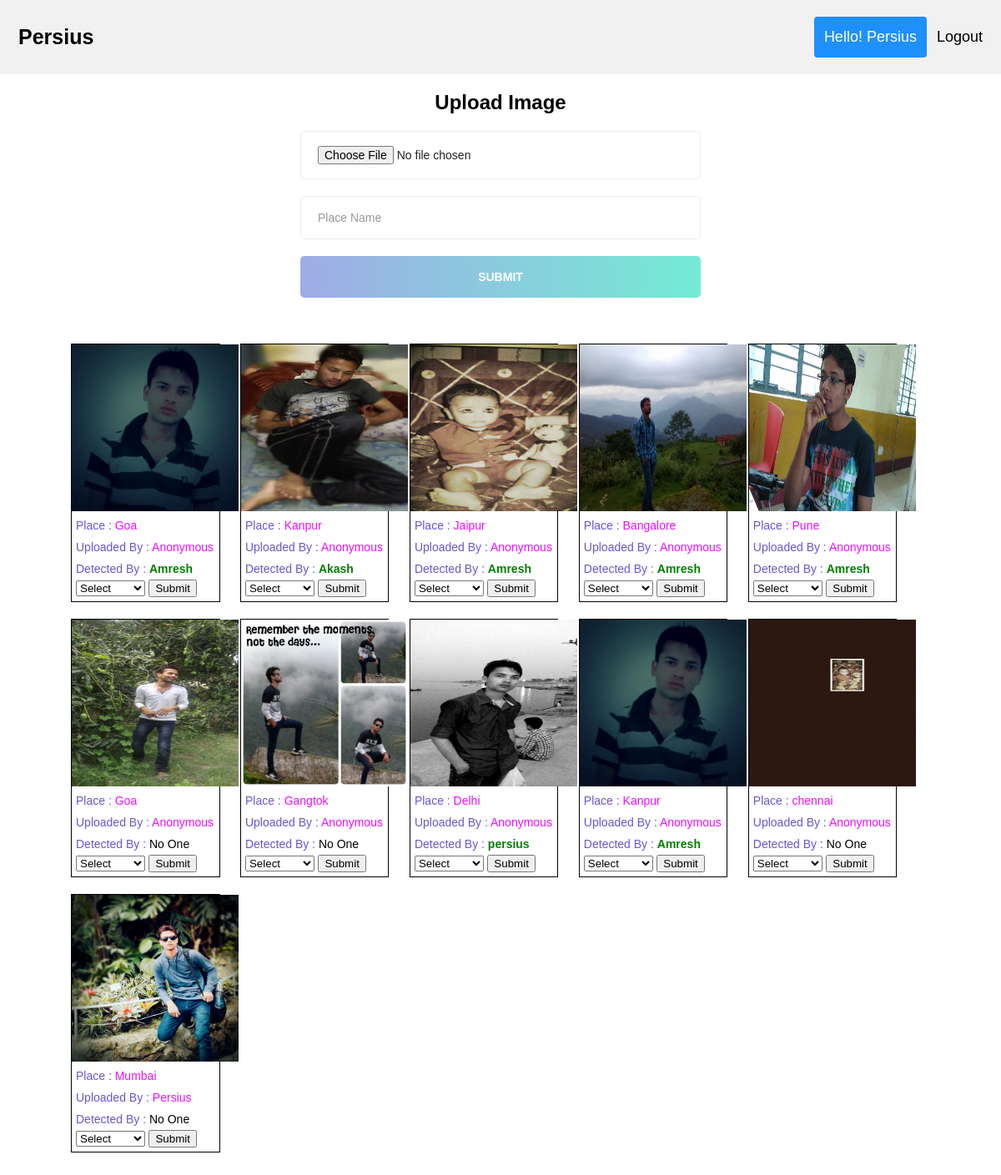
/persius/ (signed in), run on the app's committed database.
### main/models.py (models this page shows, shortened)
class ImgPlace(models.Model):
    user = models.ForeignKey(User, null=True, on_delete=models.CASCADE)
    img = models.ImageField(null=True, blank=True, upload_to ='uploads/'),
    place = models.CharField(max_length=255, default='')
    image_url = models.URLField(max_length=200, default='')
    guess_by = models.CharField(max_length=255, default='')

### main/views.py (the view, shortened to what this page needs)
# urls.py: path('', views.index, name='index'),
def index(request):
    names = NamesPlace.objects.all()
    imges = ImgPlace.objects.all()
    return render(request,"home.html", {'Places': names, 'imges': imges, 'i': 6})

### main/templates/home.html (shortened to what this page needs)
<!DOCTYPE html>
<html lang="en">
<head>
    {% load static %}
    <link rel="stylesheet" type="text/css" href="{% static 'css/main.css' %}">
</head>
<body>
<div class="header">
  <a href="#default" class="logo">Persius</a>
  <div class="header-right">
      {% if user.is_authenticated %}
      <a class="active" href="#">Hello! {{user.first_name}}</a>
      <a href="logout">Logout</a>
      {% else %}
      <a href="signup">Signup</a>
      <a href="login">Login</a>
      {% endif %}
  </div>
</div>
<div class="home">
    {% if user.is_authenticated %}
        <form method="POST" id="signup-form" class="signup-form" action="" enctype="multipart/form-data">
            <h2 class="form-title">Upload Image</h2>
            <div class="form-group">
                <input type="file" class="form-input" name="image" placeholder="Image"/>
            </div>
            <div class="form-group">
                <input type="text" class="form-input" name="place_name" placeholder="Place Name"/>
            </div>
            <div class="form-group">
                <input type="submit" name="submit" id="submit" class="form-submit" value="Submit"/>
            </div>
        </form>
    {% endif %}
</div>
<div class="container-fluid main">
    <div class="row">
        <div class="imggrid">
            {% for im in imges %}
                <div class="col-xs-12 post-type col-sm-6 col-md-4 col-lg-3">
                    <div>
                        <img class="img" src="{{im.image_url}}">
                    </div>
                    <div class="name">
                        <span class="heading">Place : </span>
                        <span class="in">{{im.place}}</span>
                    </div>
                    <div class="name">
                        <span class="heading">Uploaded By : </span>
                        <span class="in">
                            {% if  im.user %}
                            {{im.user.first_name}}
                            {% else %}
                            Anonymous
                            {% endif %}
                        </span>
                    </div>
                    <div class="name">
                        <span class="heading">Detected By : </span>
                        <span class="in">
                            {% if  im.guess_by %}
                            <span style="color:green;font-weight: 700">{{im.guess_by}}</span>
                            {% else %}
                            <span style="color:black">No One</span>
                            {% endif %}
                        </span>
                    </div>
                    <div class="submit">
                        <form method="POST" action="/persius/place">
                          <select name="agent_id" required>
                            <option value="1">Select</option>
                          </select>
                          <input type="submit" value="Submit">
                        </form>
                    </div>
                </div>
            {% endfor %}
        </div>
    </div>
</div>
</body>
</html>

### main/static/css/main.css (style rules this page uses)
* { box-sizing: border-box; }
body { margin: 0; font-family: Arial, Helvetica, sans-serif; }
.header { overflow: hidden; background-color: #f1f1f1; padding: 20px 10px; }
.header a { float: left; color: black; text-align: center; padding: 12px; text-decoration: none; font-size: 18px; line-height: 25px; border-radius: 4px; }
.header a.logo { font-size: 25px; font-weight: bold; }
.header a.active { background-color: dodgerblue; color: white; }
.header-right { float: right; }
.home { text-align: center; }
.form-group { overflow: hidden; margin-bottom: 20px; }
.form-input { width: 40%; border: 1px solid #ebebeb; border-radius: 5px; -moz-border-radius: 5px; -webkit-border-radius: 5px; -o-border-radius: 5px; -ms-border-radius: 5px; padding: 17px 20px; box-sizing: border-box; font-size: 14px; font-weight: 500; color: #222; }
.form-submit { width: 40%; border-radius: 5px; -moz-border-radius: 5px; -webkit-border-radius: 5px; -o-border-radius: 5px; -ms-border-radius: 5px; padding: 17px 20px; box-sizing: border-box; font-size: 14px; font-weight: 700; color: #fff; text-transform: uppercase; border: none; background-image: -moz-linear-gradient(to left, #74ebd5, #9face6); background-image: -ms-linear-gradient(to left, #74ebd5, #9face6); background-image: -o-linear-gradient(to left, #74ebd5, #9face6); background-image: -webkit-linear-gradient(to left, #74ebd5, #9face6); background-image: linear-gradient(to left, #74ebd5, #9face6); }
.main { margin: 25px; }
.img { height: 200px; width: 200px; }
.imggrid { margin-left: 50px; margin-right: 50px; }
.post-type { width: 17%; margin: 10px; display: inline-block; border: 1px solid black; }
.name { padding: 5px; font-size: 14px; }
.heading { color: #6957ce; }
.in { color: #ee0ffd; }
.submit { padding-bottom: 5px; padding-left: 5px; }

### data on the page
ImgPlace: image_url (picture), place "Goa", shows "Anonymous", guess_by "Amresh"
ImgPlace: image_url (picture), place "Kanpur", shows "Anonymous", guess_by "Akash"
ImgPlace: image_url (picture), place "Jaipur", shows "Anonymous", guess_by "Amresh"
ImgPlace: image_url (picture), place "Bangalore", shows "Anonymous", guess_by "Amresh"
ImgPlace: image_url (picture), place "Pune", shows "Anonymous", guess_by "Amresh"
ImgPlace: image_url (picture), place "Goa", shows "Anonymous", guess_by "No One"
ImgPlace: image_url (picture), place "Gangtok", shows "Anonymous", guess_by "No One"
ImgPlace: image_url (picture), place "Delhi", shows "Anonymous", guess_by "persius"
ImgPlace: image_url (picture), place "Kanpur", shows "Anonymous", guess_by "Amresh"
ImgPlace: image_url (picture), place "chennai", shows "Anonymous", guess_by "No One"
ImgPlace: image_url (picture), place "Mumbai", user.first_name "Persius", guess_by "No One"

### other printed values
{{ user.first_name }} "Persius"
